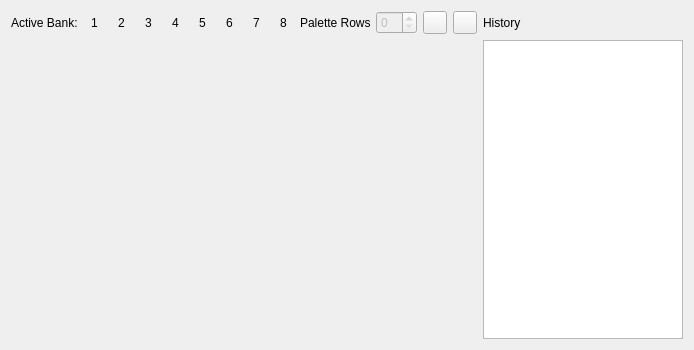
<?xml version="1.0" encoding="UTF-8"?>
<ui version="4.0">
 <class>PaletteEditor</class>
 <widget class="QDialog" name="PaletteEditor">
  <property name="geometry">
   <rect>
    <x>0</x>
    <y>0</y>
    <width>694</width>
    <height>350</height>
   </rect>
  </property>
  <property name="windowTitle">
   <string>Form</string>
  </property>
  <property name="toolTip">
   <string/>
  </property>
  <layout class="QGridLayout" name="gridLayout">
   <item row="0" column="0">
    <widget class="QLabel" name="label">
     <property name="text">
      <string>Active Bank:</string>
     </property>
    </widget>
   </item>
   <item row="0" column="1">
    <widget class="QToolButton" name="bank1">
     <property name="toolTip">
      <string>Sets the active bank to bank 1</string>
     </property>
     <property name="text">
      <string>1</string>
     </property>
     <property name="autoRaise">
      <bool>true</bool>
     </property>
    </widget>
   </item>
   <item row="0" column="2">
    <widget class="QToolButton" name="bank2">
     <property name="toolTip">
      <string>Sets the active bank to bank 2</string>
     </property>
     <property name="text">
      <string>2</string>
     </property>
     <property name="autoRaise">
      <bool>true</bool>
     </property>
    </widget>
   </item>
   <item row="0" column="3">
    <widget class="QToolButton" name="bank3">
     <property name="toolTip">
      <string>Sets the active bank to bank 3</string>
     </property>
     <property name="text">
      <string>3</string>
     </property>
     <property name="autoRaise">
      <bool>true</bool>
     </property>
    </widget>
   </item>
   <item row="0" column="4">
    <widget class="QToolButton" name="bank4">
     <property name="toolTip">
      <string>Sets the active bank to bank 4</string>
     </property>
     <property name="text">
      <string>4</string>
     </property>
     <property name="autoRaise">
      <bool>true</bool>
     </property>
    </widget>
   </item>
   <item row="0" column="5">
    <widget class="QToolButton" name="bank5">
     <property name="toolTip">
      <string>Sets the active bank to bank 5</string>
     </property>
     <property name="text">
      <string>5</string>
     </property>
     <property name="autoRaise">
      <bool>true</bool>
     </property>
    </widget>
   </item>
   <item row="0" column="6">
    <widget class="QToolButton" name="bank6">
     <property name="toolTip">
      <string>Sets the active bank to bank 6</string>
     </property>
     <property name="text">
      <string>6</string>
     </property>
     <property name="autoRaise">
      <bool>true</bool>
     </property>
    </widget>
   </item>
   <item row="0" column="7">
    <widget class="QToolButton" name="bank7">
     <property name="toolTip">
      <string>Sets the active bank to bank 7</string>
     </property>
     <property name="text">
      <string>7</string>
     </property>
     <property name="autoRaise">
      <bool>true</bool>
     </property>
    </widget>
   </item>
   <item row="0" column="8">
    <widget class="QToolButton" name="bank8">
     <property name="toolTip">
      <string>Sets the active bank to bank 8</string>
     </property>
     <property name="text">
      <string>8</string>
     </property>
     <property name="autoRaise">
      <bool>true</bool>
     </property>
    </widget>
   </item>
   <item row="0" column="9">
    <widget class="QLabel" name="label_2">
     <property name="minimumSize">
      <size>
       <width>70</width>
       <height>0</height>
      </size>
     </property>
     <property name="text">
      <string>Palette Rows:</string>
     </property>
    </widget>
   </item>
   <item row="0" column="10">
    <widget class="QSpinBox" name="palRows">
     <property name="enabled">
      <bool>false</bool>
     </property>
     <property name="maximum">
      <number>16</number>
     </property>
    </widget>
   </item>
   <item row="0" column="11">
    <widget class="QToolButton" name="importPal">
     <property name="toolTip">
      <string>Imports a palette into the current palette bank</string>
     </property>
     <property name="text">
      <string/>
     </property>
     <property name="icon">
      <iconset resource="../resources.qrc">
       <normaloff>:/icons/ic_import_48px.svg</normaloff>:/icons/ic_import_48px.svg</iconset>
     </property>
    </widget>
   </item>
   <item row="0" column="12">
    <widget class="QToolButton" name="exportPal">
     <property name="toolTip">
      <string>Export the current palette bank</string>
     </property>
     <property name="text">
      <string/>
     </property>
     <property name="icon">
      <iconset resource="../resources.qrc">
       <normaloff>:/icons/ic_export_48px.svg</normaloff>:/icons/ic_export_48px.svg</iconset>
     </property>
    </widget>
   </item>
   <item row="0" column="13">
    <widget class="QLabel" name="label_3">
     <property name="text">
      <string>History</string>
     </property>
    </widget>
   </item>
   <item row="1" column="0" colspan="13">
    <layout class="QHBoxLayout" name="widgetLayout"/>
   </item>
   <item row="1" column="13">
    <widget class="QUndoView" name="undoView">
     <property name="emptyLabel">
      <string>Original State</string>
     </property>
    </widget>
   </item>
  </layout>
 </widget>
 <tabstops>
  <tabstop>bank1</tabstop>
  <tabstop>bank2</tabstop>
  <tabstop>bank3</tabstop>
  <tabstop>bank4</tabstop>
  <tabstop>bank5</tabstop>
  <tabstop>bank6</tabstop>
  <tabstop>bank7</tabstop>
  <tabstop>bank8</tabstop>
 </tabstops>
 <resources>
  <include location="../resources.qrc"/>
 </resources>
 <connections/>
</ui>
